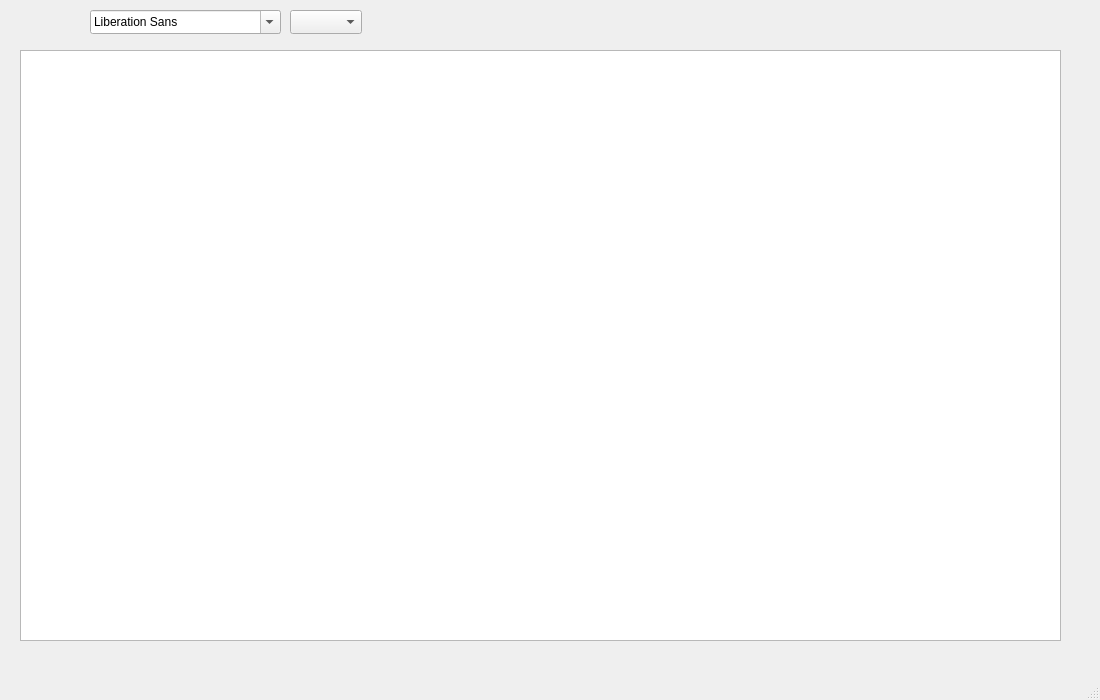
<?xml version="1.0" encoding="UTF-8"?>
<ui version="4.0">
 <class>NotePad</class>
 <widget class="QMainWindow" name="NotePad">
  <property name="geometry">
   <rect>
    <x>0</x>
    <y>0</y>
    <width>1100</width>
    <height>700</height>
   </rect>
  </property>
  <property name="windowTitle">
   <string>NotePad</string>
  </property>
  <widget class="QWidget" name="centralwidget">
   <widget class="QTextEdit" name="textEdit">
    <property name="geometry">
     <rect>
      <x>20</x>
      <y>50</y>
      <width>1041</width>
      <height>591</height>
     </rect>
    </property>
    <property name="styleSheet">
     <string notr="true">font-size: 16px;</string>
    </property>
   </widget>
   <widget class="QFontComboBox" name="fontComboBox">
    <property name="geometry">
     <rect>
      <x>90</x>
      <y>10</y>
      <width>191</width>
      <height>24</height>
     </rect>
    </property>
   </widget>
   <widget class="QComboBox" name="comboBox">
    <property name="geometry">
     <rect>
      <x>290</x>
      <y>10</y>
      <width>72</width>
      <height>24</height>
     </rect>
    </property>
   </widget>
  </widget>
  <widget class="QMenuBar" name="menubar">
   <property name="geometry">
    <rect>
     <x>0</x>
     <y>0</y>
     <width>1100</width>
     <height>21</height>
    </rect>
   </property>
  </widget>
  <widget class="QStatusBar" name="statusbar"/>
 </widget>
 <resources/>
 <connections/>
</ui>
